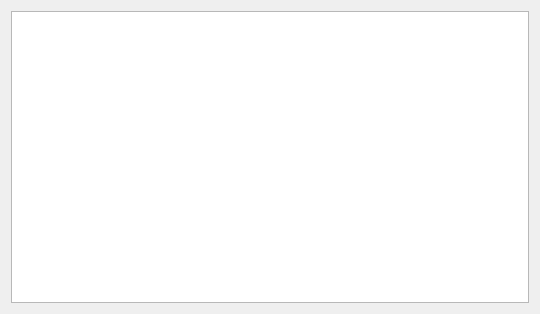
<?xml version="1.0" encoding="UTF-8"?>
<ui version="4.0">
 <class>TableDialog</class>
 <widget class="QDialog" name="TableDialog">
  <property name="geometry">
   <rect>
    <x>0</x>
    <y>0</y>
    <width>540</width>
    <height>314</height>
   </rect>
  </property>
  <property name="windowTitle">
   <string>Statistic</string>
  </property>
  <layout class="QHBoxLayout" name="horizontalLayout">
   <item>
    <widget class="QTableView" name="tableView"/>
   </item>
  </layout>
 </widget>
 <resources/>
 <connections/>
</ui>
